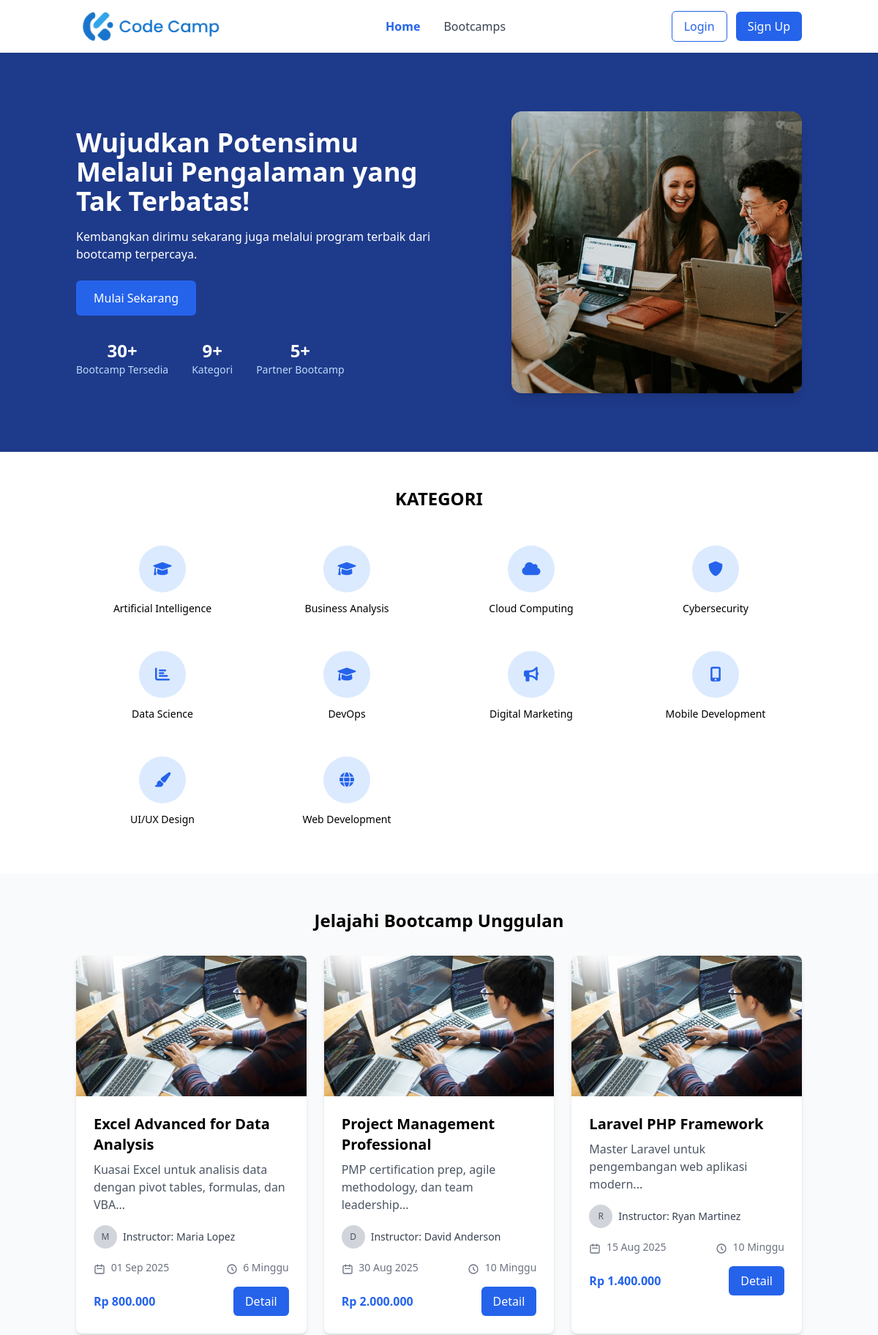
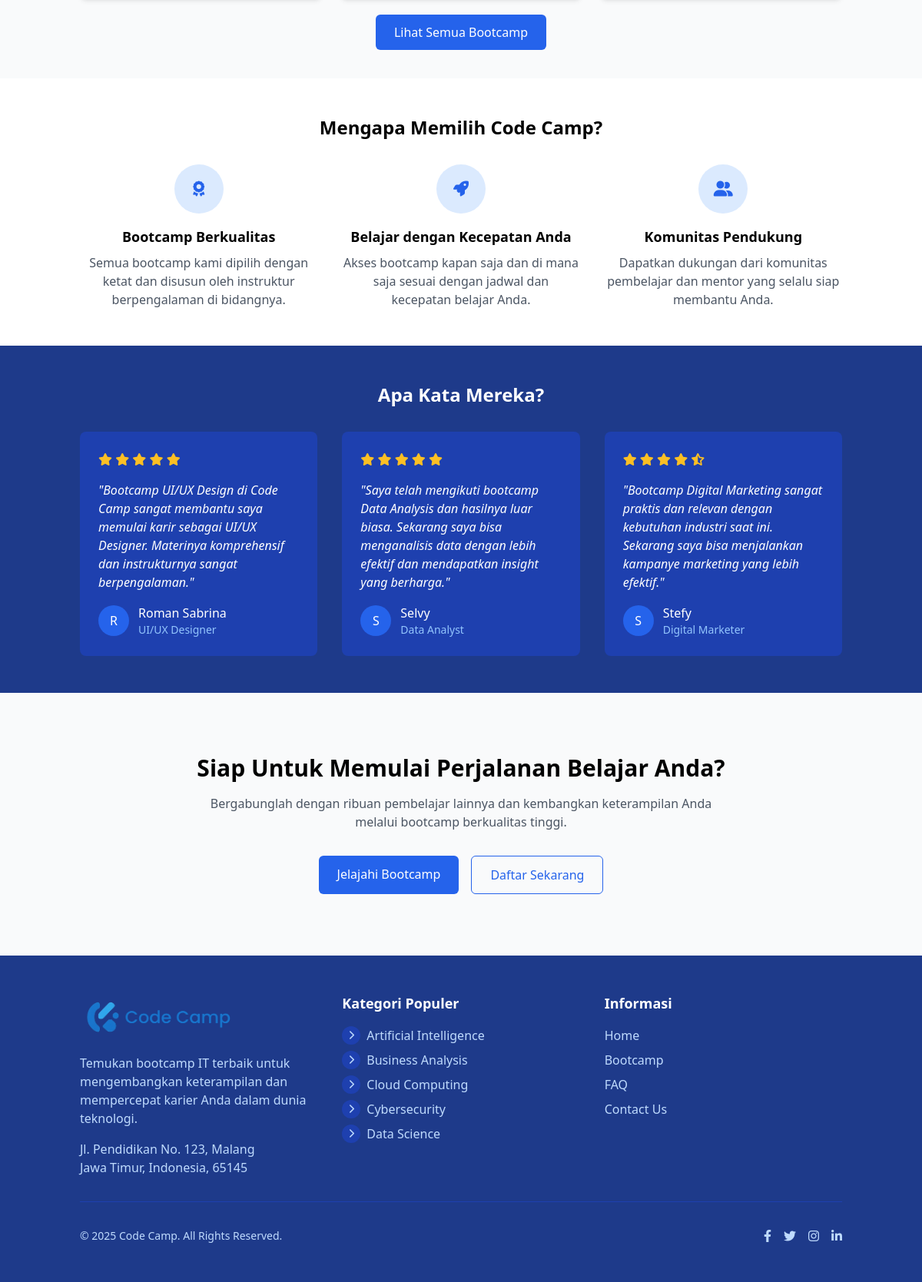
The page / on the database its author committed (2 pictures, top to bottom).
### tables this page shows
CREATE TABLE IF NOT EXISTS categories (
    id INT AUTO_INCREMENT PRIMARY KEY,
    name VARCHAR(100) NOT NULL UNIQUE,  
    slug VARCHAR(100) NOT NULL UNIQUE,  
    icon VARCHAR(255) DEFAULT NULL,  
    description TEXT DEFAULT NULL,  
    status ENUM('active', 'inactive') DEFAULT 'active',  
    sort_order INT DEFAULT 0,  
    created_at DATETIME NOT NULL DEFAULT CURRENT_TIMESTAMP,  
    updated_at DATETIME DEFAULT CURRENT_TIMESTAMP ON UPDATE CURRENT_TIMESTAMP,  
    
     
    INDEX idx_categories_slug (slug),
    INDEX idx_categories_status (status),
    INDEX idx_categories_sort (sort_order)
);

CREATE TABLE IF NOT EXISTS bootcamps (
    id INT AUTO_INCREMENT PRIMARY KEY,
    title VARCHAR(255) NOT NULL,
    slug VARCHAR(255) NOT NULL UNIQUE,  
    description TEXT DEFAULT NULL,  
    category_id INT NOT NULL,
    instructor_name VARCHAR(100) NOT NULL,
    instructor_photo VARCHAR(255) DEFAULT NULL,  
    price DECIMAL(10, 2) NOT NULL DEFAULT 0.00,  
    discount_price DECIMAL(10, 2) DEFAULT NULL,  
    start_date DATE DEFAULT NULL,  
    duration VARCHAR(50) DEFAULT NULL,  
    image VARCHAR(255) DEFAULT NULL,  
    status ENUM('active', 'upcoming', 'closed', 'draft') DEFAULT 'draft',  
    featured TINYINT(1) DEFAULT 0,  
    max_participants INT DEFAULT NULL,  
    current_participants INT DEFAULT 0,  
    created_at DATETIME NOT NULL DEFAULT CURRENT_TIMESTAMP,  
    updated_at DATETIME DEFAULT CURRENT_TIMESTAMP ON UPDATE CURRENT_TIMESTAMP,  
    
     
    FOREIGN KEY (category_id) REFERENCES categories(id) ON DELETE RESTRICT ON UPDATE CASCADE,
    
     
    INDEX idx_bootcamps_slug (slug),
    INDEX idx_bootcamps_category (category_id),
    INDEX idx_bootcamps_status (status),
    INDEX idx_bootcamps_featured (featured),
    INDEX idx_bootcamps_start_date (start_date)
);

### views/home.php (the view, shortened to what the rows shown need)
<?php
require_once 'models/Bootcamp.php';
require_once 'models/Category.php';
$database = new Database();
$db = $database->getConnection();
$bootcamp = new Bootcamp($db);
$category = new Category($db);
$stmt = $bootcamp->readAll(3, 0);
$featured_bootcamps = $stmt->fetchAll(PDO::FETCH_ASSOC);
$categoryStmt = $category->readAll();
$categories = $categoryStmt->fetchAll(PDO::FETCH_ASSOC);
include_once 'views/includes/header.php';
?>
<section class="bg-blue-900 text-white">
    <div class="container mx-auto px-4 py-16 md:py-20">
        <div class="flex flex-col md:flex-row items-center">
            <div class="md:w-1/2 animate__animated animate__fadeInLeft">
                <h1 class="text-3xl md:text-4xl font-bold mb-4">
                    <?php if ($is_logged_in): ?>
                        Halo, <?php echo htmlspecialchars($user_name); ?>! <br> Sudah siap untuk meningkatkan karirmu hari ini?
                    <?php else: ?>
                        Wujudkan Potensimu Melalui Pengalaman yang Tak Terbatas!
                    <?php endif; ?>
                </h1>
            </div>
        </div>
    </div>
</section>
<section class="py-12 bg-white">
    <div class="container mx-auto px-4">
        <h2 class="text-center text-2xl font-bold mb-8">KATEGORI</h2>
        <div class="grid grid-cols-2 sm:grid-cols-3 md:grid-cols-4 gap-4 text-center">
            <?php foreach ($categories as $category): ?>
                <a href="index.php?action=bootcamp_category&id=<?php echo $category['id']; ?>" class="p-4 hover:shadow-md rounded-lg transition-shadow duration-300 group">
                    <div class="w-16 h-16 mx-auto mb-3 bg-blue-100 rounded-full flex items-center justify-center group-hover:bg-blue-200 transition-colors duration-300 overflow-hidden p-2">
                        <?php
                        $icon_name = strtolower(str_replace([' ', '/', '&'], ['-', '-', 'and'], $category['name']));
                        $icon_path = null;
                        if ($icon_path): ?>
                            <img src="<?php echo $icon_path; ?>" alt="<?php echo htmlspecialchars($category['name']); ?>" class="w-10 h-10 object-contain">
                        <?php else: ?>
                            <?php
                            $fa_icons = [
                                'web' => 'fa-globe',
                                'mobile' => 'fa-mobile-alt',
                                'data' => 'fa-chart-bar',
                                'marketing' => 'fa-bullhorn',
                                'design' => 'fa-paint-brush',
                                'security' => 'fa-shield-alt',
                                'cloud' => 'fa-cloud',
                                'ai' => 'fa-robot',
                                'game' => 'fa-gamepad',
                                'blockchain' => 'fa-link'
                            ];
                            $fa_class = 'fa-graduation-cap';
                            foreach ($fa_icons as $key => $icon) {
                                if (strpos($icon_name, $key) !== false) {
                                    $fa_class = $icon;
                                    break;
                                }
                            }
                            ?>
                            <i class="fas <?php echo $fa_class; ?> text-blue-600 text-xl"></i>
                        <?php endif; ?>
                    </div>
                    <h3 class="font-medium text-sm"><?php echo htmlspecialchars($category['name']); ?></h3>
                </a>
            <?php endforeach; ?>
        </div>
    </div>
</section>
<section class="py-12 bg-gray-50">
    <div class="container mx-auto px-4">
        <h2 class="text-center text-2xl font-bold mb-8">Jelajahi Bootcamp Unggulan</h2>
        <div class="grid grid-cols-1 md:grid-cols-3 gap-6">
            <?php foreach ($featured_bootcamps as $bootcamp): ?>
                <div class="bg-white rounded-lg overflow-hidden shadow-md hover:shadow-lg transition-shadow duration-300">
                    <img src="assets/images/ngoding.jpg"
                        alt="<?php echo htmlspecialchars($bootcamp['title']); ?>"
                        class="w-full h-48 object-cover">
                    <div class="p-6">
                        <h3 class="text-xl font-bold mb-2">
                            <?php echo htmlspecialchars($bootcamp['title']); ?>
                        </h3>
                        <p class="text-gray-600 mb-4">
                            <?php echo htmlspecialchars(substr($bootcamp['description'], 0, 100)) . '...'; ?>
                        </p>
                        <div class="flex items-center mb-4">
                            <div class="w-8 h-8 rounded-full bg-gray-300 flex items-center justify-center mr-2">
                                <span class="text-gray-600 text-xs font-medium">
                                    <?php echo strtoupper(substr($bootcamp['instructor_name'], 0, 1)); ?>
                                </span>
                            </div>
                            <span class="text-sm text-gray-700">
                                Instructor: <?php echo htmlspecialchars($bootcamp['instructor_name']); ?>
                            </span>
                        </div>
                        <div class="flex justify-between text-sm text-gray-500 mb-4">
                            <div>
                                <svg class="w-4 h-4 inline mr-1" fill="none" stroke="currentColor" viewBox="0 0 24 24" xmlns="http://www.w3.org/2000/svg">
                                    <path stroke-linecap="round" stroke-linejoin="round" stroke-width="2" d="M8 7V3m8 4V3m-9 8h10M5 21h14a2 2 0 002-2V7a2 2 0 00-2-2H5a2 2 0 00-2 2v12a2 2 0 002 2z"></path>
                                </svg>
                                <?php echo date('d M Y', strtotime($bootcamp['start_date'])); ?>
                            </div>
                            <div>
                                <svg class="w-4 h-4 inline mr-1" fill="none" stroke="currentColor" viewBox="0 0 24 24" xmlns="http://www.w3.org/2000/svg">
                                    <path stroke-linecap="round" stroke-linejoin="round" stroke-width="2" d="M12 8v4l3 3m6-3a9 9 0 11-18 0 9 9 0 0118 0z"></path>
                                </svg>
                                <?php echo htmlspecialchars($bootcamp['duration']); ?>
                            </div>
                        </div>
                        <div class="flex items-center justify-between">
                            <div>
                                <span class="text-blue-600 font-bold">
                                    Rp <?php echo number_format($bootcamp['price'], 0, ',', '.'); ?>
                                </span>
                            </div>
                            <a href="index.php?action=bootcamp_detail&id=<?php echo $bootcamp['id']; ?>" class="px-4 py-2 bg-blue-600 text-white rounded-md hover:bg-blue-700 transition-colors">
                                Detail
                            </a>
                        </div>
                    </div>
                </div>
            <?php endforeach; ?>
        </div>
    </div>
</section>
<section class="py-12 bg-white">
    <div class="container mx-auto px-4">
        <h2 class="text-center text-2xl font-bold mb-8">Mengapa Memilih Code Camp?</h2>
    </div>
</section>
<section class="py-12 bg-blue-900 text-white">
    <div class="container mx-auto px-4">
        <h2 class="text-center text-2xl font-bold mb-8">Apa Kata Mereka?</h2>
    </div>
</section>
<section class="py-20 bg-gray-50">
    <div class="container mx-auto px-4 text-center">
        <h2 class="text-3xl font-bold mb-4">Siap Untuk Memulai Perjalanan Belajar Anda?</h2>
    </div>
</section>
<?php
include_once 'views/includes/footer.php';
?>

### views/includes/footer.php (shortened to what the rows shown need)
    <footer class="bg-blue-900 text-white">
        <div class="container mx-auto px-4 py-12">
            <div class="grid grid-cols-1 md:grid-cols-3 gap-8">
                <div>
                    <ul class="space-y-2">
                        <?php foreach (array_slice($categories, 0, 5) as $category): ?>
                            <li class="flex items-center">
                                <div class="w-6 h-6 mr-2 bg-blue-800 rounded-full flex items-center justify-center">
                                    <?php
                                    $icon_path = null;
                                    if ($icon_path): ?>
                                        <img src="<?php echo $icon_path; ?>" alt="<?php echo htmlspecialchars($category['name']); ?>" class="w-4 h-4 object-contain filter brightness-0 invert">
                                    <?php else: ?>
                                        <i class="fas fa-chevron-right text-blue-200 text-xs"></i>
                                    <?php endif; ?>
                                </div>
                                <a href="<?php echo isset($base_url) ? $base_url : ''; ?>index.php?action=bootcamp_category&id=<?php echo $category['id']; ?>" class="text-blue-200 hover:text-white transition-colors">
                                    <?php echo htmlspecialchars($category['name']); ?>
                                </a>
                            </li>
                        <?php endforeach; ?>
                    </ul>
                </div>
            </div>
        </div>
    </footer>
</body>
</html>

### rows shown on the page
categories: name "Artificial Intelligence"
categories: name "Business Analysis"
categories: name "Cloud Computing"
categories: name "Cybersecurity"
categories: name "Data Science"
categories: name "DevOps"
categories: name "Digital Marketing"
categories: name "Mobile Development"
categories: name "UI/UX Design"
categories: name "Web Development"
bootcamps: title "Excel Advanced for Data Analysis", description "Kuasai Excel untuk analisis data dengan pivot tables, formulas, dan VBA", instructor_name "M", instructor_name "Maria Lopez", start_date "01 Sep 2025", duration "6 Minggu", price "800.000"
bootcamps: title "Project Management Professional", description "PMP certification prep, agile methodology, dan team leadership", instructor_name "D", instructor_name "David Anderson", start_date "30 Aug 2025", duration "10 Minggu", price "2.000.000"
bootcamps: title "Laravel PHP Framework", description "Master Laravel untuk pengembangan web aplikasi modern", instructor_name "R", instructor_name "Ryan Martinez", start_date "15 Aug 2025", duration "10 Minggu", price "1.400.000"
